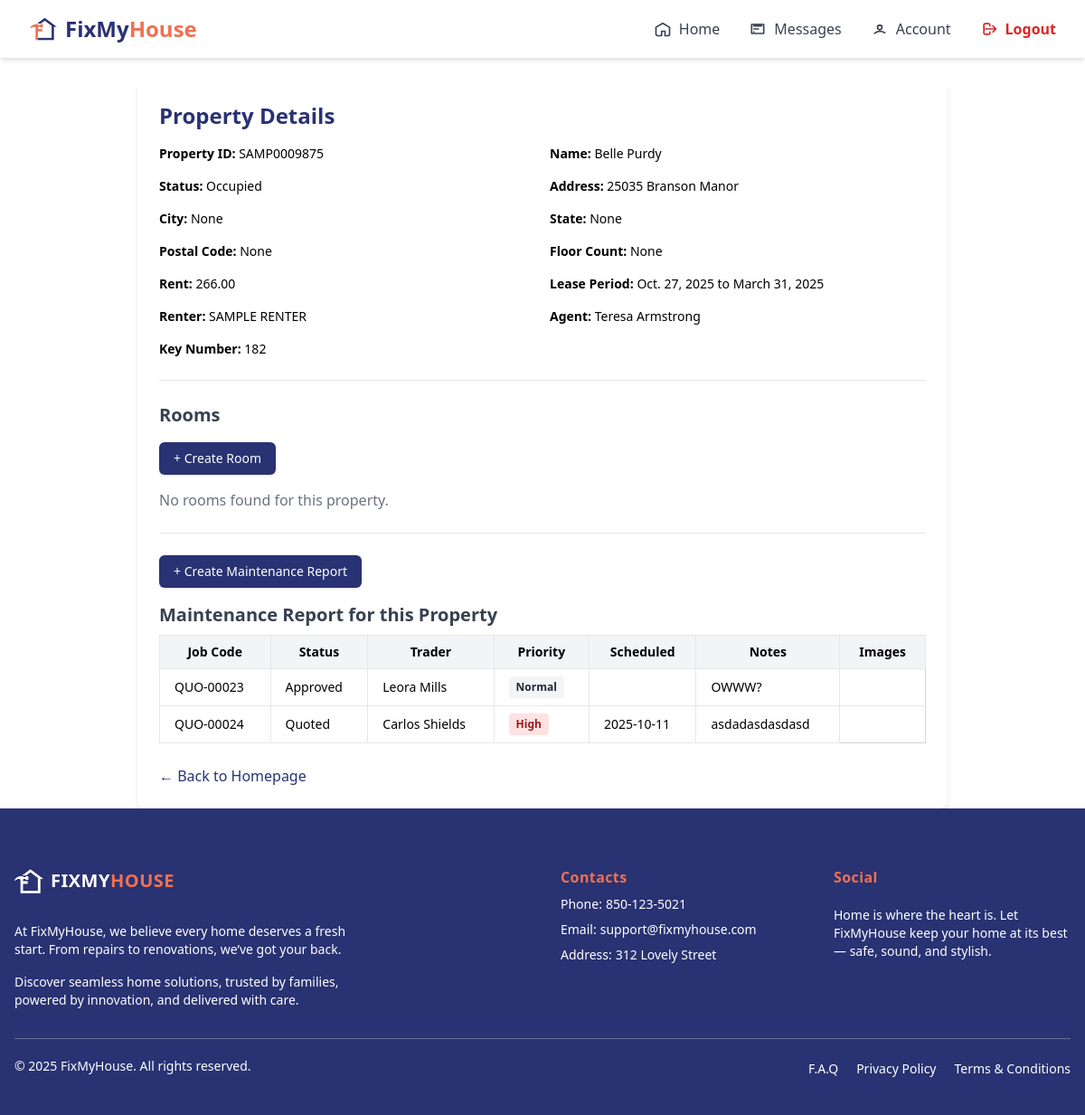
Page /agent/property/51/view/ (signed in) on the committed database.
### agent/models/propertyAgent.py (models this page shows, shortened)
class Property(models.Model):
    renter = models.ForeignKey(Renter, on_delete=models.SET_NULL, related_name='rent_property', null=True, blank=True)
    agent = models.ForeignKey(AgentRegister, on_delete=models.CASCADE, null=False, related_name='own_properties')
    property_id = models.CharField(max_length=100, blank=True, null=True)
    ref_number = models.CharField(max_length=100, blank=True, null=True)
    name = models.CharField(max_length=100, blank=True, null=True)
    floor_count = models.PositiveIntegerField(blank=True, null=True)
    state = models.CharField(max_length=100, blank=True, null=True)
    city = models.CharField(max_length=100, blank=True, null=True)
    address = models.TextField(blank=True, null=True)
    street = models.CharField(max_length=100, blank=True, null=True)
    house_number = models.CharField(max_length=20, blank=True, null=True)
    renter_name = models.CharField(max_length=100, blank=True, null=True)
    renter_contact = models.CharField(max_length=20, blank=True, null=True)
    key_number = models.CharField(max_length=20, blank=True, null=True)
    rent = models.DecimalField(max_digits=10, decimal_places=2, blank=True, null=True)
    postal_code = models.CharField(max_length=20, blank=True, null=True)
    created_at = models.DateTimeField(auto_now_add=True, blank=True, null=True)
    updated_at = models.DateTimeField(auto_now=True, blank=True, null=True)
    property_photo = models.ImageField(upload_to='property_photos/', blank=True, null=True)
    condition_report = models.ImageField(upload_to='condition_reports/', blank=True, null=True)
    lease_start = models.DateField()
    lease_end = models.DateField()
    is_active = models.BooleanField(null=True, blank=True, default=True)
    STATUS_CHOICES = [
        ('occupied', 'Occupied'),
        ('vacant', 'Vacant'),
    ]
    status = models.CharField(max_length=10, choices=STATUS_CHOICES, default='vacant')
    property_manager = models.ForeignKey(
        AgentRegister,
        on_delete=models.SET_NULL,
        null=True,
        blank=True,
        related_name="properties"
    )

### renter/models/renter.py (models this page shows)
class Renter(models.Model):
    user = models.OneToOneField(User, on_delete=models.CASCADE,null=True)
    name = models.CharField(max_length=255)
    email = models.EmailField(unique=True)
    phone = models.CharField(max_length=20)
    password = models.CharField(max_length=128)  # store hashed password (later)
    gender = models.CharField(max_length=10, blank=True, null=True)
    date_of_birth = models.DateField(blank=True, null=True)
    company_name = models.CharField(max_length=255, blank=True, null=True)
    contact_person = models.CharField(max_length=255, blank=True, null=True)
    contact_person_email = models.EmailField(blank=True, null=True)
    contact_phone = models.CharField(max_length=20, blank=True, null=True)
    state = models.CharField(max_length=100, blank=True, null=True)
    city = models.CharField(max_length=100, blank=True, null=True)
    zip_code = models.CharField(max_length=20, blank=True, null=True)
    company_address_line1 = models.CharField(max_length=255, blank=True, null=True)
    company_address_line2 = models.CharField(max_length=255, blank=True, null=True)
    company_postal_code = models.CharField(max_length=20, blank=True, null=True)
    upload_option = models.CharField(max_length=50, blank=True, null=True)  # 'manual' or 'report'
    property_image = models.ImageField(upload_to='property_images/', blank=True, null=True)
    floor_count = models.PositiveIntegerField(blank=True, null=True)
    room_count = models.PositiveIntegerField(blank=True, null=True)
    rooms = models.JSONField(blank=True, null=True)  # example: [{"type": "Bedroom"}, {"type": "Kitchen"}]
    address_line1 = models.CharField(max_length=255, blank=True, null=True)
    address_line2 = models.CharField(max_length=255, blank=True, null=True)
    house_state = models.CharField(max_length=100, blank=True, null=True)
    house_city = models.CharField(max_length=100, blank=True, null=True)
    house_zip = models.CharField(max_length=20, blank=True, null=True)
    profile_picture = models.ImageField(
        upload_to='profile_pics/', blank=True, null=True
    )
    def __str__(self):
        return self.name

### agent/models/registerAgent.py (models this page shows, shortened)
class AgentRegister(models.Model):
    user = models.OneToOneField(User, on_delete=models.CASCADE, null=True, blank=True)
    SERVICE_CHOICES = [
        ('air_conditioning', 'Air Conditioning'),
        ('cleaning', 'Cleaning'),
        ('electrical', 'Electrical'),
        ('gardening', 'Gardening'),
        ('general_maintenance', 'General Maintenance'),
        ('glazing', 'Glazing'),
        ('pest_control', 'Pest Control'),
        ('plumbing-gas', 'Plumbing / Gas'),
        ('tree_cutting', 'Tree Cutting'),
        ('steel_works', 'Steel Works'),
    ]
    name = models.CharField(max_length=255)
    email = models.EmailField()
    phone = models.CharField(max_length=50)
    contact_person = models.CharField(max_length=50)
    agency_id = models.CharField(max_length=50)
    website = models.CharField(max_length=50)
    notes = models.CharField(max_length=255, null=True, blank=True)
    password = models.CharField(max_length=255, null=True)
    company_name = models.CharField(max_length=255, blank=True, null=True)
    company_address = models.CharField(max_length=255, blank=True, null=True)
    company_email = models.EmailField(blank=True, null=True)
    company_landline = models.CharField(max_length=50, blank=True, null=True)
    contractor_license = models.CharField(max_length=100, blank=True)
    service = models.CharField(max_length=100, choices=SERVICE_CHOICES, blank=True, null=True)
    state = models.CharField(max_length=100, blank=True)
    municipality = models.CharField(max_length=100, blank=True)
    city = models.CharField(max_length=100, blank=True)
    address_line_1 = models.CharField(max_length=255, blank=True, null=True)
    address_line_2 = models.CharField(max_length=255, blank=True, null=True)
    postal_code = models.CharField(max_length=20, blank=True)
    license_number = models.CharField(max_length=100, blank=True, null=True)
    is_property_manager = models.BooleanField(default=False)
    is_admin = models.BooleanField(default=False)

### trader/models/jobs.py (models this page shows, shortened)
class Jobs(models.Model):
    agent = models.ForeignKey(AgentRegister, on_delete=models.CASCADE, related_name='jobs_agent')
    trader = models.ForeignKey(TraderRegistration, on_delete=models.SET_NULL, null=True, blank=True, related_name='jobs_trader')
    property = models.ForeignKey(Property, on_delete=models.SET_NULL, null=True, blank=True, related_name='jobs_property')
    STATUS_CHOICES = [
        ('quoted', 'Quoted'),
        ('confirmed', 'Confirmed'),
        ('approved', 'Approved'),
        ('scheduled', 'Scheduled'),
    ]
    address = models.TextField(blank=True, null=True)
    category = models.ForeignKey(Services, on_delete=models.SET_NULL, null=True, blank=True, related_name='category_services')
    renter = models.CharField(max_length=100, null=True, blank=True)
    priority = models.BooleanField(default=False)  # True = High Priority
    job_code = models.CharField(max_length=20, unique=True)
    notes = models.TextField()
    status = models.CharField(max_length=20, choices=STATUS_CHOICES, default='quoted')
    bid_status = models.CharField(max_length=20, choices=[('open', 'Open'), ('closed', 'Closed')], default='open')
    bid_count = models.IntegerField(default=0)
    quoted_at = models.DateField(default=timezone.now)
    confirmed_at = models.DateField(null=True, blank=True)
    approved_at = models.DateField(null=True, blank=True)
    scheduled_at = models.DateField(null=True, blank=True)
    is_active = models.BooleanField(null=True, blank=True, default=True)
    start_date = models.DateField(null=True, blank=True)
    end_date = models.DateField(null=True, blank=True)
    issue_found_at = models.DateField(null=True, blank=True)
    renter_availability = models.DateField(null=True, blank=True)
    issue_been_fixed_before = models.BooleanField(default=False)
    issue_been_fixed_by_fmh_before = models.BooleanField(default=False)
    renter_availability_schedule = models.JSONField(null=True, blank=True, default=dict)

### trader/models/registerTrader.py (models this page shows, shortened)
class TraderRegistration(models.Model):
    user = models.OneToOneField(User, on_delete=models.CASCADE, null=True, blank=True)
    name = models.CharField(max_length=255)
    email = models.EmailField()
    phone = models.CharField(max_length=50)
    password = models.CharField(max_length=255, null=True, blank=True)
    isAdmin = models.BooleanField(default=False)
    isDirector = models.BooleanField(default=True)
    isTeamMember = models.BooleanField(default=False)
    COMPANY_TYPE_CHOICES = [
        ('sole_trader', 'Sole Trader'),
        ('company', 'Company'),
    ]
    INDUSTRIES_CHOICES = [
        ('air_conditioning', 'Air Conditioning'),
        ('cleaning', 'Cleaning'),
        ('electrical', 'Electrical'),
        ('gardening', 'Gardening'),
        ('general_maintenance', 'General Maintenance'),
        ('glazing', 'Glazing'),
        ('pest_control', 'Pest Control'),
        ('plumbing_gas', 'Plumbing / Gas'),
        ('tree_cutting', 'Tree Cutting'),
        ('steel_works', 'Steel Works'),
        ('safety', 'Safety'),
    ]
    company_type = models.CharField(max_length=100, choices=COMPANY_TYPE_CHOICES, default='company')
    company_name = models.CharField(max_length=255, blank=True, null=True)
    company_address = models.CharField(max_length=255, blank=True, null=True)
    company_email = models.EmailField(blank=True, null=True)
    company_landline = models.CharField(max_length=50, blank=True, null=True)
    gst_registered = models.BooleanField(default=False)
    abn = models.CharField(max_length=20, blank=True, null=True)
    industry = models.CharField(max_length=100, choices=INDUSTRIES_CHOICES, blank=True, null=True)
    state = models.CharField(max_length=100, blank=True)
    municipality = models.CharField(max_length=100, blank=True)
    city = models.CharField(max_length=100, blank=True)
    address_line_1 = models.CharField(max_length=255, blank=True, null=True)
    address_line_2 = models.CharField(max_length=255, blank=True, null=True)
    postal_code = models.CharField(max_length=20, blank=True)
    def __str__(self):
        return self.name

### agent/views/propertyDetails.py (the view, shortened to what this page needs)
# urls.py: path('property/<int:pk>/view/', PropertyDetailView.as_view(), name='property_view'),
@method_decorator([login_required, agent_required], name='dispatch')
class PropertyDetailView(DetailView):
    model = Property
    template_name = 'components/home/property_detail.html'
    context_object_name = 'property'
    def get_context_data(self, **kwargs):
        context = super().get_context_data(**kwargs)
        context['room_form'] = AgentCreateRoomForm()
        context['job_form'] = AgentCreateJobForm()
        context['jobs'] = Jobs.objects.filter(property=self.object)
        return context

### agent/templates/components/home/property_detail.html (shortened to what this page needs)
{% extends "baseAgent.html" %}
{% load widget_tweaks %}
{% block content %}
{% include 'components/home/navigatorBaseAgent.html' %}
<div x-data="{ room: false, job: false }" class="max-w-4xl mx-auto p-6 mt-6 bg-white shadow-md rounded-lg w-full">
  <h2 class="text-2xl font-bold mb-4 text-[#293272]">Property Details</h2>
  <div class="grid grid-cols-1 sm:grid-cols-2 gap-4 text-sm">
    <div><strong>Property ID:</strong> {{ property.property_id }}</div>
    <div><strong>Name:</strong> {{ property.name }}</div>
    <div><strong>Status:</strong> {{ property.get_status_display }}</div>
    <div><strong>Address:</strong> {{ property.address }}</div>
    <div><strong>City:</strong> {{ property.city }}</div>
    <div><strong>State:</strong> {{ property.state }}</div>
    <div><strong>Postal Code:</strong> {{ property.postal_code }}</div>
    <div><strong>Floor Count:</strong> {{ property.floor_count }}</div>
    <div><strong>Rent:</strong> {{ property.rent }}</div>
    <div><strong>Lease Period:</strong> {{ property.lease_start }} to {{ property.lease_end }}</div>
    <div><strong>Renter:</strong> {{ property.renter }}</div>
    <div><strong>Agent:</strong> {{ property.agent.user.username }}</div>
    <div><strong>Key Number:</strong> {{ property.key_number }}</div>
  </div>
  <hr class="my-6">
  <h3 class="text-xl font-semibold text-gray-700 mb-2">Rooms</h3>
  <div class="flex justify-start mb-4 mt-4 gap-4">
    <button @click="room = true" class="bg-[#293272] hover:bg-[#162060] text-white font-medium px-4 py-2 rounded-md shadow text-sm">
        + Create Room
    </button>
  </div>
  {% if property.property_rooms.all %}
    <table class="w-full text-sm border border-gray-300 rounded-md">
      <thead class="bg-gray-100">
        <tr>
          <th class="px-4 py-2 border">Room Name</th>
          <th class="px-4 py-2 border">Description</th>
          <th class="px-4 py-2 border">Renter</th>
        </tr>
      </thead>
      <tbody class="divide-y divide-gray-200">
        {% for room in property.property_rooms.all %}
        <tr class="hover:bg-gray-50">
          <td class="px-4 py-2 border">{{ room.room_name }}</td>
          <td class="px-4 py-2 border">{{ room.description }}</td>
          <td class="px-4 py-2 border">
            {% if room.renter %}
              {{ room.renter.name }}
            {% else %}
              <span class="text-gray-400">Vacant</span>
            {% endif %}
          </td>
        </tr>
        {% endfor %}
      </tbody>
    </table>
  {% else %}
    <p class="text-gray-500">No rooms found for this property.</p>
  {% endif %}
  <hr class="my-6">
  <div class="flex justify-start mb-4 mt-4 gap-4">
      <button @click="job = true" class="bg-[#293272] hover:bg-[#162060] text-white font-medium px-4 py-2 rounded-md shadow text-sm">
          + Create Maintenance Report
      </button>
  </div>
  <h3 class="text-xl font-semibold text-gray-700 mb-2">Maintenance Report for this Property</h3>
    {% if jobs %}
      <table class="w-full text-sm border border-gray-300 rounded-md mb-6">
        <thead class="bg-gray-100">
          <tr>
            <th class="px-4 py-2 border">Job Code</th>
            <th class="px-4 py-2 border">Status</th>
            <th class="px-4 py-2 border">Trader</th>
            <th class="px-4 py-2 border">Priority</th>
            <th class="px-4 py-2 border">Scheduled</th>
            <th class="px-4 py-2 border">Notes</th>
            <th class="px-4 py-2 border">Images</th>
          </tr>
        </thead>
        <tbody class="divide-y divide-gray-200">
          {% for job in jobs %}
          <tr class="hover:bg-gray-50">
            <td class="px-4 py-2 border">{{ job.job_code }}</td>
            <td class="px-4 py-2 border">{{ job.get_status_display }}</td>
            <td class="px-4 py-2 border">{{ job.trader }}</td>
            <td class="px-4 py-2 border">
              {% if job.priority %}
                <span class="inline-block px-2 py-1 text-xs font-semibold rounded bg-red-100 text-red-800">High</span>
              {% else %}
                <span class="inline-block px-2 py-1 text-xs font-semibold rounded bg-gray-100 text-gray-800">Normal</span>
              {% endif %}
            </td>
            <td class="px-4 py-2 border">{{ job.scheduled_at|date:"Y-m-d" }}</td>
            <td class="px-4 py-2 border">{{ job.notes|truncatechars:40 }}</td>
           <td class="px-6 py-4" data-job="{{ job.id }}">
            </td>
          </tr>
          {% endfor %}
        </tbody>
      </table>
    {% else %}
      <p class="text-gray-500">No Maintenance report found for this property.</p>
    {% endif %}
  <div class="mt-6">
    <a href="{% url 'home_agent' %}" class="text-[#293272] hover:underline">← Back to Homepage</a>
  </div>
</div>
{% include 'components/footerAgent.html' %}
{% endblock %}

### rows in the picture
Property: property_id "SAMP0009875", name "Belle Purdy", status "Occupied", address "25035 Branson Manor", city "None", state "None", postal_code "None", floor_count "None", rent "266.00", lease_start "Oct. 27, 2025", lease_end "March 31, 2025", renter "SAMPLE RENTER", agent.user.username "Teresa Armstrong", key_number "182"
Jobs: job_code "QUO-00023", status "Approved", trader "Leora Mills", priority "Normal", notes "OWWW?"
Jobs: job_code "QUO-00024", status "Quoted", trader "Carlos Shields", priority "High", scheduled_at "2025-10-11", notes "asdadasdasdasd"
